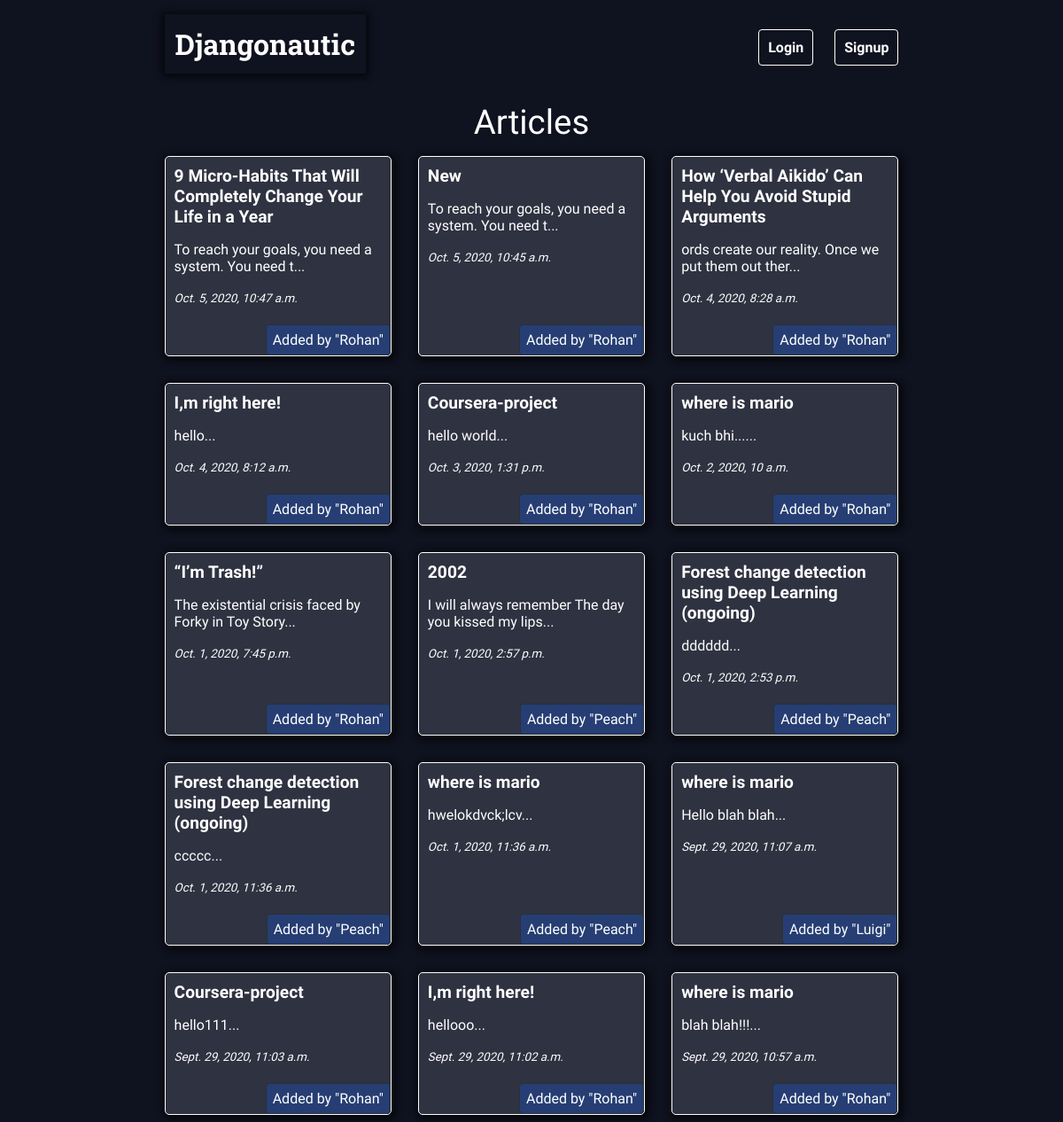
The app's page /articles/ with its own data.
### articles/models.py (models this page shows, shortened)
class Article(models.Model):
    title = models.CharField(max_length=200)
    slug = models.SlugField(max_length=300)
    body = models.TextField()
    date = models.DateTimeField(auto_now_add=True)
    image = models.ImageField(default='default.png', blank=True)
    author = models.ForeignKey(User, on_delete=models.DO_NOTHING, default=None)
    def snippet(self):
        return self.body[:50] + '...'

### articles/views.py (the view)
def article_list(request):
    articles = Article.objects.all().order_by('-date')
    return render(request,'articles/article_list.html',{'articles':articles})

### articles/templates/articles/article_list.html
{% extends 'base_layout.html' %}
{% block content %}
    <h1>Articles</h1>
    <div class = "articles">
        {% for article in articles %}
            <div class = "article">
                <h2><a href="{% url 'articles:detail' slug=article.slug %}">{{ article.title }} </a></h2>
                <p>{{ article.snippet }}</p>
                <p><em><small>{{ article.date }}</small></em></p>
                <p class="author">Added by "<span class="caps">{{ article.author.username }}</span>"</p>
            </div>
        {% endfor %}
</div>
{% endblock %}

### templates/base_layout.html (shortened to what this page needs)
{% load static from static %}
<!DOCTYPE html>
<html>
<head>
    <link rel="stylesheet" href="{% static 'styles.css' %}">
</head>
    <body>
        <header class="wrapper">
            <h1><a href="{% url 'home' %}"><span class="bck">Djangonautic</span></a></h1>
            <nav>
                <ul>
                    {% if user.is_authenticated %}
                    <li>
                        <form class="logout-link" action="{% url 'accounts:logout' %}" method="POST">
                            {% csrf_token %}
                            <button type="submit" class="btn">Logout</button>
                        </form>
                    </li>
                    <li><a href="{% url 'articles:create' %}" class="highlight">New Article </a></li>
                    {% else %}
                    <li><a href="{% url 'accounts:login'%}" class="highlight">Login</a></li>
                    <li><a href="{% url 'accounts:signup'%}" class="highlight">Signup</a></li>
                    {% endif %}
                </ul>
            </nav>
        </header>
        <div class="wrapper">
            {% block content %}
            {% endblock %}
        </div>
    </body>
</html>

### assets/styles.css (style rules this page uses)
body { background-color:#0f121f; color: #fff; font-family: 'Monda', sans-serif; }
h1, h2, h3, h4, h5 { font-weight: normal; margin: 0; }
a, a:hover, a:visited { color:#fff; text-decoration: none; font-weight: bold; }
.wrapper { max-width: 70%; margin: 0 auto; position: relative; }
div.wrapper h1 { text-align: center; margin: 16px auto; font-size: 2.4em; }
header { display: grid; grid-template-columns: 1fr 1fr; padding: 20px 0; }
nav { justify-self: end; }
nav li { display: inline-block; margin-left: 20px; }
.articles { display: grid; grid-template-columns: 1fr 1fr 1fr; grid-gap: 30px; }
.article { padding: 10px; border: 1px solid #ffffff; position: relative; padding-bottom: 40px; border-radius: 5px; background-color: #2f3240; box-shadow: 2px 2px 8px 3px #000000a6; }
.article h2 { font-size: 1.2em; }
.article .author { padding: 7px; background: #263e73; position: absolute; right: 0; bottom: 0; margin: 0; border: 1px solid #263238; border-radius: 4px; color: #fff; }
a.highlight { border: 1px solid #fff; padding: 10px; border-radius: 4px; }
.caps { text-transform: capitalize; }
.bck { font-family: 'Roboto Slab', serif; padding: 12px; box-shadow: 0px 1px 8px 3px #000000a6; }

### records on screen
Article: title "9 Micro-Habits That Will Completely Change Your Life in a Year", snippet "To reach your goals, you need a system. You need t...", date "Oct. 5, 2020, 10:47 a.m.", author.username "Rohan"
Article: title "New", snippet "To reach your goals, you need a system. You need t...", date "Oct. 5, 2020, 10:45 a.m.", author.username "Rohan"
Article: title "How ‘Verbal Aikido’ Can Help You Avoid Stupid Arguments", snippet "ords create our reality. Once we put them out ther...", date "Oct. 4, 2020, 8:28 a.m.", author.username "Rohan"
Article: title "I,m right here!", snippet "hello...", date "Oct. 4, 2020, 8:12 a.m.", author.username "Rohan"
Article: title "Coursera-project", snippet "hello world...", date "Oct. 3, 2020, 1:31 p.m.", author.username "Rohan"
Article: title "where is mario", snippet "kuch bhi......", date "Oct. 2, 2020, 10 a.m.", author.username "Rohan"
Article: title "“I’m Trash!”", snippet "The existential crisis faced by Forky in Toy Story...", date "Oct. 1, 2020, 7:45 p.m.", author.username "Rohan"
Article: title "2002", snippet "I will always remember The day you kissed my lips...", date "Oct. 1, 2020, 2:57 p.m.", author.username "Peach"
Article: title "Forest change detection using Deep Learning (ongoing)", snippet "dddddd...", date "Oct. 1, 2020, 2:53 p.m.", author.username "Peach"
Article: title "Forest change detection using Deep Learning (ongoing)", snippet "ccccc...", date "Oct. 1, 2020, 11:36 a.m.", author.username "Peach"
Article: title "where is mario", snippet "hwelokdvck;lcv...", date "Oct. 1, 2020, 11:36 a.m.", author.username "Peach"
Article: title "where is mario", snippet "Hello blah blah...", date "Sept. 29, 2020, 11:07 a.m.", author.username "Luigi"
Article: title "Coursera-project", snippet "hello111...", date "Sept. 29, 2020, 11:03 a.m.", author.username "Rohan"
Article: title "I,m right here!", snippet "hellooo...", date "Sept. 29, 2020, 11:02 a.m.", author.username "Rohan"
Article: title "where is mario", snippet "blah blah!!!...", date "Sept. 29, 2020, 10:57 a.m.", author.username "Rohan"
